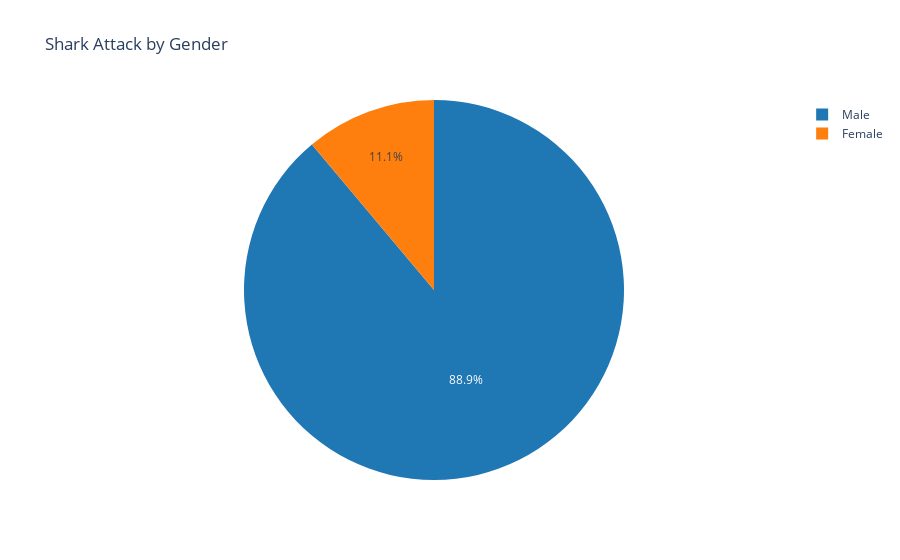

This figure's notebook cell:
### Code cell
px.pie(data_frame = bySex_count,
             values = 'Count',
             names = 'Gender',
             title = 'Shark Attack by Gender',
             color_discrete_sequence=px.colors.qualitative.D3
             )

### Figure 1 — Plotly figure (JSON) as saved in the notebook; plotly's stock layout.template omitted (floating-point values rounded to 4 significant figures)
{"data": [{"domain": {"x": [0, 1], "y": [0, 1]}, "hovertemplate": "Gender=%{label}<br>Count=%{value}<extra></extra>", "labels": ["Male", "Female"], "legendgroup": "", "name": "", "showlegend": true, "type": "pie", "values": [5096, 637]}], "layout": {"legend": {"tracegroupgap": 0}, "piecolorway": ["#1F77B4", "#FF7F0E", "#2CA02C", "#D62728", "#9467BD", "#8C564B", "#E377C2", "#7F7F7F", "#BCBD22", "#17BECF"], "title": {"text": "Shark Attack by Gender"}}}
